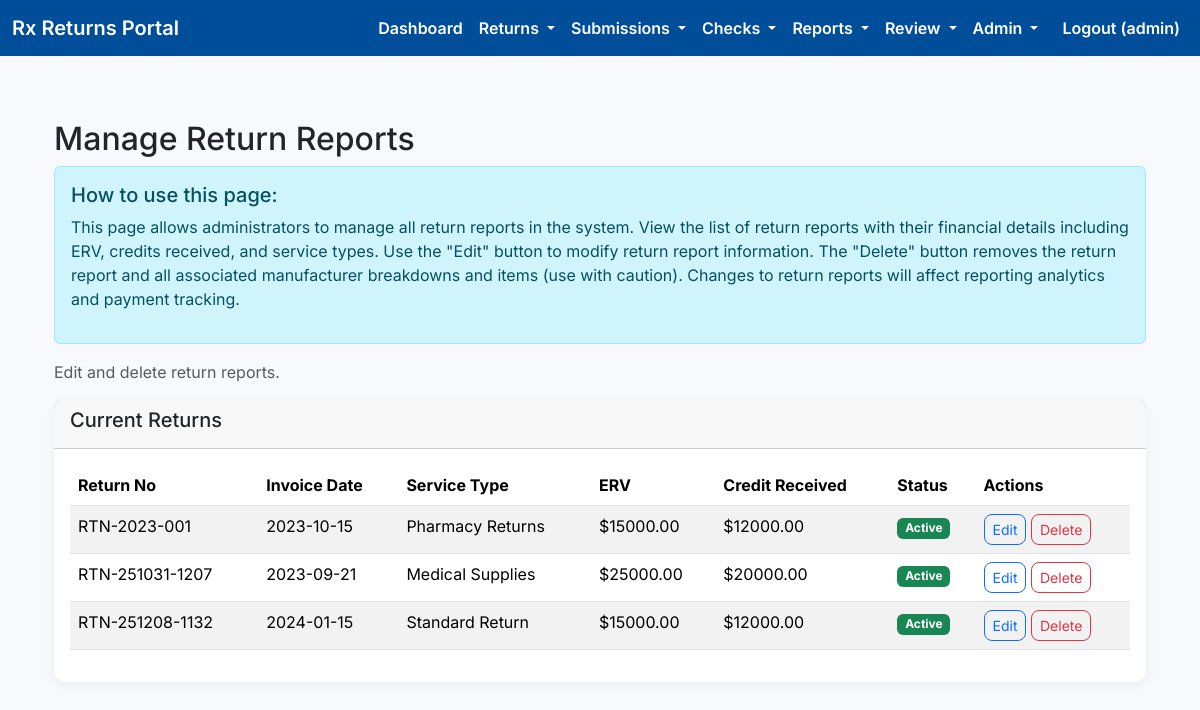
The app's page /admin/returns (signed in) with its own data.
### models.py (models this page shows, shortened)
class User(UserMixin, db.Model):
    __tablename__ = 'users'
    id = db.Column(db.Integer, primary_key=True)
    username = db.Column(db.String(80), unique=True, nullable=False)
    email = db.Column(db.String(120), unique=True, nullable=False)
    password_hash = db.Column(db.String(256), nullable=False)
    company_name = db.Column(db.String(120))
    role = db.Column(db.String(20), nullable=False, default='user')

class ReturnReport(db.Model):
    __tablename__ = 'return_reports'
    id = db.Column(db.Integer, primary_key=True)
    return_no = db.Column(db.String(50), unique=True, nullable=False)
    invoice_date = db.Column(db.Date, nullable=False)
    service_type = db.Column(db.String(100), nullable=False)
    ERV = db.Column(db.Float, nullable=False)
    credit_received = db.Column(db.Float, nullable=False)
    fees = db.Column(db.Float, nullable=False)
    amount_paid = db.Column(db.Float, nullable=False)
    last_payment_date = db.Column(db.Date, nullable=False)
    breakdowns = db.relationship('ManufacturerBreakdown', backref='return_report', lazy=True)
    items = db.relationship('ReturnItem', backref='return_report', lazy=True)

### app.py (the view)
@app.route('/admin/returns')
@login_required
@admin_required
def admin_returns():
    returns = ReturnReport.query.all()
    return render_template('admin_returns.html', returns=returns)

### app.py (called while the page is built)
@login_manager.user_loader
def load_user(user_id):
    return User.query.get(int(user_id))

def admin_required(f):
    @wraps(f)
    def decorated_function(*args, **kwargs):
        if not current_user.is_authenticated or current_user.role != 'admin':
            flash('Access denied. Admin only.', 'danger')
            return redirect(url_for('dashboard'))
        return f(*args, **kwargs)
    return decorated_function

### templates/admin_returns.html (shortened to what this page needs)
{% extends "base.html" %}
{% block content %}
<div class="container mt-4">
    <div class="row">
        <div class="col-md-12">
            <h2>Manage Return Reports</h2>
            <div class="alert alert-info">
                <h5>How to use this page:</h5>
                <p>This page allows administrators to manage all return reports in the system. View the list of return reports with their financial details including ERV, credits received, and service types. Use the "Edit" button to modify return report information. The "Delete" button removes the return report and all associated manufacturer breakdowns and items (use with caution). Changes to return reports will affect reporting analytics and payment tracking.</p>
            </div>
            <p class="text-muted">Edit and delete return reports.</p>
            <div class="card">
                <div class="card-header">
                    <h5>Current Returns</h5>
                </div>
                <div class="card-body">
                    {% if returns %}
                        <div class="table-responsive">
                            <table class="table table-striped">
                                <thead>
                                    <tr>
                                        <th>Return No</th>
                                        <th>Invoice Date</th>
                                        <th>Service Type</th>
                                        <th>ERV</th>
                                        <th>Credit Received</th>
                                        <th>Status</th>
                                        <th>Actions</th>
                                    </tr>
                                </thead>
                                <tbody>
                                    {% for return_report in returns %}
                                    <tr>
                                        <td>{{ return_report.return_no }}</td>
                                        <td>{{ return_report.invoice_date.strftime('%Y-%m-%d') if return_report.invoice_date else 'N/A' }}</td>
                                        <td>{{ return_report.service_type }}</td>
                                        <td>${{ "%.2f"|format(return_report.ERV) }}</td>
                                        <td>${{ "%.2f"|format(return_report.credit_received) }}</td>
                                        <td>
                                            <span class="badge bg-success">Active</span>
                                        </td>
                                        <td>
                                            <a href="{{ url_for('edit_return', return_no=return_report.return_no) }}" class="btn btn-sm btn-outline-primary">Edit</a>
                                            <form method="POST" action="{{ url_for('delete_return', return_no=return_report.return_no) }}" style="display: inline;" onsubmit="return confirm('Are you sure you want to delete this return report and all associated data?')">
                                                <button type="submit" class="btn btn-sm btn-outline-danger">Delete</button>
                                            </form>
                                        </td>
                                    </tr>
                                    {% endfor %}
                                </tbody>
                            </table>
                        </div>
                    {% else %}
                        <p class="text-muted">No return reports found.</p>
                    {% endif %}
                </div>
            </div>
        </div>
    </div>
</div>
{% endblock %}

### templates/base.html (shortened to what this page needs)
<!DOCTYPE html>
<html lang="en">
<head>
    <link href="https://cdn.jsdelivr.net/npm/bootstrap@5.3.3/dist/css/bootstrap.min.css" rel="stylesheet">
</head>
<body>
    <nav class="navbar navbar-expand-lg">
        <div class="container-fluid">
            <a class="navbar-brand" href="{{ url_for('index') }}">Rx Returns Portal</a>
            <div class="collapse navbar-collapse" id="navbarNav">
                <ul class="navbar-nav ms-auto">
                    {% if current_user.is_authenticated %}
                    <li class="nav-item">
                        <a class="nav-link" href="{{ url_for('dashboard') }}">Dashboard</a>
                    </li>
                    <li class="nav-item dropdown">
                        <a class="nav-link dropdown-toggle" href="#" id="returnsDropdown" role="button" data-bs-toggle="dropdown" aria-expanded="false">
                            Returns
                        </a>
                    </li>
                    <li class="nav-item dropdown">
                        <a class="nav-link dropdown-toggle" href="#" id="submissionsDropdown" role="button" data-bs-toggle="dropdown" aria-expanded="false">
                            Submissions
                        </a>
                    </li>
                    <li class="nav-item dropdown">
                        <a class="nav-link dropdown-toggle" href="#" id="checksDropdown" role="button" data-bs-toggle="dropdown" aria-expanded="false">
                            Checks
                        </a>
                    </li>
                    <li class="nav-item dropdown">
                        <a class="nav-link dropdown-toggle" href="#" id="reportsDropdown" role="button" data-bs-toggle="dropdown" aria-expanded="false">
                            Reports
                        </a>
                    </li>
                    {% if current_user.role in ['reviewer', 'admin'] %}
                    <li class="nav-item dropdown">
                        <a class="nav-link dropdown-toggle" href="#" id="reviewDropdown" role="button" data-bs-toggle="dropdown" aria-expanded="false">
                            Review
                        </a>
                    </li>
                    {% endif %}
                    {% if current_user.role == 'admin' %}
                    <li class="nav-item dropdown">
                        <a class="nav-link dropdown-toggle" href="#" id="adminDropdown" role="button" data-bs-toggle="dropdown" aria-expanded="false">
                            Admin
                        </a>
                    </li>
                    {% endif %}
                    <li class="nav-item">
                        <a class="nav-link btn btn-sm btn-outline-light ms-2" href="{{ url_for('logout') }}">Logout ({{ current_user.username }})</a>
                    </li>
                    {% endif %}
                </ul>
            </div>
        </div>
    </nav>
    <div class="container">
        {% block content %}{% endblock %}
    </div>
</body>
</html>

### templates/base.html (style rules this page uses)
body { font-family: 'Inter', sans-serif; background-color: #f7f9fc; }
.navbar { background-color: #004d99; }
.navbar-brand, .nav-link { color: white !important; font-weight: 600; }
.container { padding-top: 20px; }
.card { border-radius: 12px; box-shadow: 0 4px 12px rgba(0, 0, 0, 0.05); border: none; }
.form-control, .btn { border-radius: 8px; }

### records on screen
User: username "admin"
ReturnReport: return_no "RTN-2023-001", invoice_date "2023-10-15", service_type "Pharmacy Returns", ERV "15000.00", credit_received "12000.00"
ReturnReport: return_no "RTN-251031-1207", invoice_date "2023-09-21", service_type "Medical Supplies", ERV "25000.00", credit_received "20000.00"
ReturnReport: return_no "RTN-251208-1132", invoice_date "2024-01-15", service_type "Standard Return", ERV "15000.00", credit_received "12000.00"
